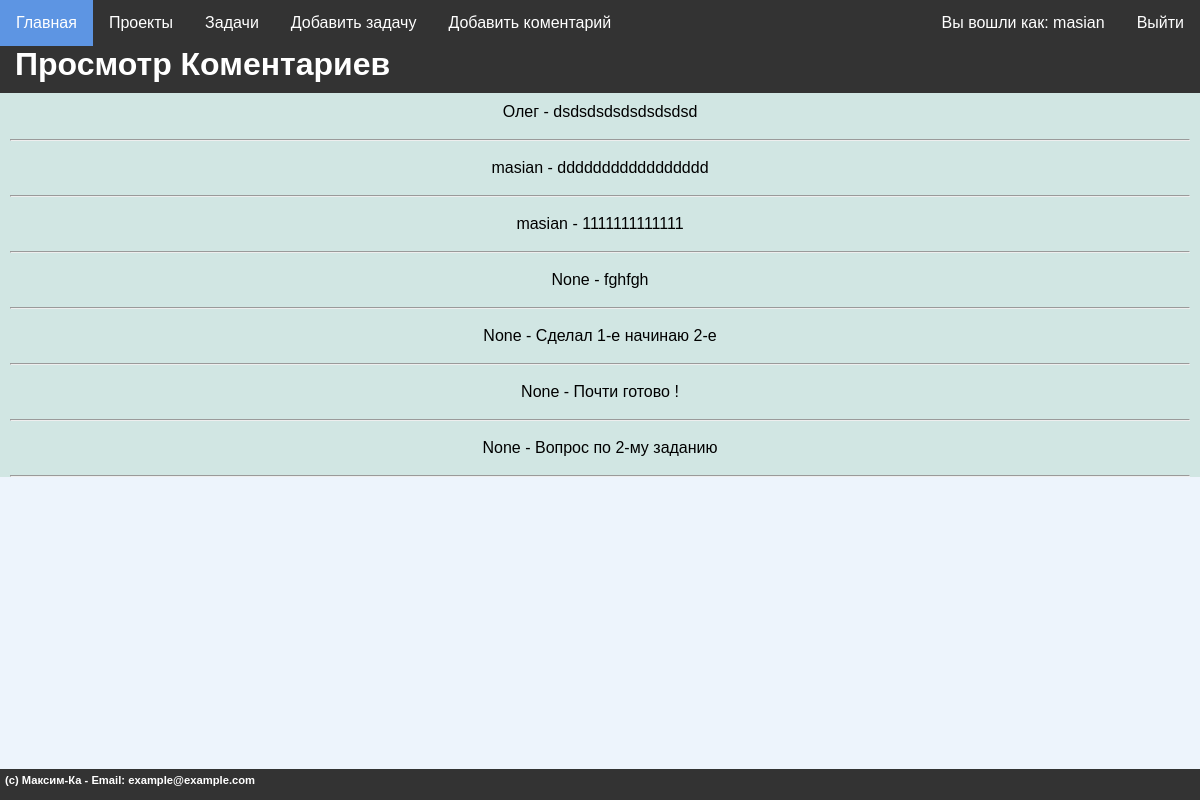
/coments/1/ (signed in), run on the app's committed database.
### mainsite/models.py (models this page shows)
class Comments(models.Model):
    comment_name = models.ForeignKey(get_user_model(), on_delete=models.SET_NULL, related_name='user_coment',null=True, default=None, verbose_name="Коментарий пользователя" )
    comment_task = models.ForeignKey(Tasks, to_field='id',on_delete=models.CASCADE, related_name='task_coment', verbose_name="Коментарий задачи" )
    comment = models.TextField(blank=True, verbose_name="Коментарий")
    comment_create = models.DateTimeField(auto_now_add=True, verbose_name="Дата создания коментария")
    class Meta:
        verbose_name = "Коментарии"
        verbose_name_plural = "Коментарии"
        ordering = ["-comment_create"]

### mainsite/views.py (the view)
# urls.py: path('coments/<int:coment_id>/', coments, name='view_coments'),
def coments(request, coment_id):
    menu = [{'title':'Главная','url':'/'},
            {'title':'Проекты','url':'/proj'},
            {'title':'Задачи','url':'/tasks'},
            {'title':'Добавить задачу','url':'/add_task'},
            {'title':'Добавить коментарий','url':'/add_coment'}]
    all_coments = Comments.objects.filter(comment_task_id=coment_id)
    context = {
        'title': 'Просмотр Коментариев',
        'menu': menu,
        'all_coments': all_coments,
        'footer' : "(c) Максим-Ка - Email: example@example.com",
        'header' : "Просмотр Коментариев"
    }
    return render(request, 'project_K/coments.html', context)

### mainsite/templates/project_K/coments.html
{% extends 'project_K/base.html' %} {% block content %} {%for a in all_coments%}
<p>{{ a.comment_name }} - {{ a.comment }}</p>
<hr />
{% endfor %} {% endblock %}

### mainsite/templates/project_K/base.html (shortened to what this page needs)
{% load static %}
<!DOCTYPE html>
<html>
  <head>
    <link rel="stylesheet" href="{% static 'style.css' %}" />
  </head>
  <body>
    {% block mainmenu %}
    <nav>
      <ul>
        {% for item in menu %}
        <li class="mainmenu"><a href="{{ item.url }}">{{ item.title }}</a></li>
        {% endfor %} {% if user.is_authenticated %}
        <li class="login"><a href="/users/logout">Выйти</a></li>
        <li class="login">
          <a href="/users/login">Вы вошли как: {{user.username}} </a>
        </li>
        {% else %}
        <li class="login"><a href="/users/login">Войти</a></li>
        <li class="login"><a href="#">Зарегестрироваться</a></li>
        {% endif %}
      </ul>
    </nav>
    <h1>{{header}}</h1>
    {% endblock %}
    <div class="full-width-div" align="center">
      {% block content %} {% endblock %}
    </div>
    <h3 align="center">
      {% block footer %}
      <footer class="footer">
        <div class="container">
          <h2>{{footer}}</h2>
        </div>
      </footer>
      {% endblock %}
    </h3>
  </body>
</html>

### mainsite/static/style.css (style rules this page uses)
body, html { background-color: #edf4fc; margin: 0; padding: 0; width: 100%; padding-bottom: 10px; }
ul { list-style-type: none; margin: 0; padding: 0; overflow: hidden; background-color: #333; }
li.login { float: right; }
li.login a { display: block; color: white; font-family: Arial, sans-serif; text-align: center; padding: 14px 16px; text-decoration: none; }
li.mainmenu { float: left; }
li.mainmenu a { display: block; color: white; font-family: Arial, sans-serif; text-align: center; padding: 14px 16px; text-decoration: none; }
nav { display: block; }
h1 { background-color: #333; color: white; font-family: Arial, sans-serif; text-align: left; padding-left:15px; padding-bottom: 10px; margin: 0; box-sizing: border-box; width: 100%; }
h3 { position: absolute; margin-right: 1rem; bottom: 0px; }
.footer { background-color: #333; font-family: Arial, sans-serif; color: #fff; padding: 5px; text-align: left; position: fixed; bottom: 0; width: 100%; }
.footer .container { max-width: 100%; margin: 0 auto; }
.footer h2 { margin-top: 0; font-size: 0.6em; }
.full-width-div { background-color: #d1e6e3; font-family: 'Trebuchet MS', sans-serif; width: 100%; padding: 0px; padding-left: 10px; padding-right: 10px; box-sizing: border-box; }
p { margin: 0px; padding-top: 10px; padding-bottom: 10px; }

### data on the page
Comments: comment_name "Олег", comment "dsdsdsdsdsdsdsdsd"
Comments: comment_name "masian", comment "ddddddddddddddddd"
Comments: comment_name "masian", comment "1111111111111"
Comments: comment_name "None", comment "fghfgh"
Comments: comment_name "None", comment "Сделал 1-е начинаю 2-е"
Comments: comment_name "None", comment "Почти готово !"
Comments: comment_name "None", comment "Вопрос по 2-му заданию"

### other printed values
{{ item.title }} "Главная" "Проекты" "Задачи" "Добавить задачу" "Добавить коментарий"
{{ user.username }} "masian"
{{ header }} "Просмотр Коментариев"
{{ footer }} "(c) Максим-Ка - Email: example@example.com"
